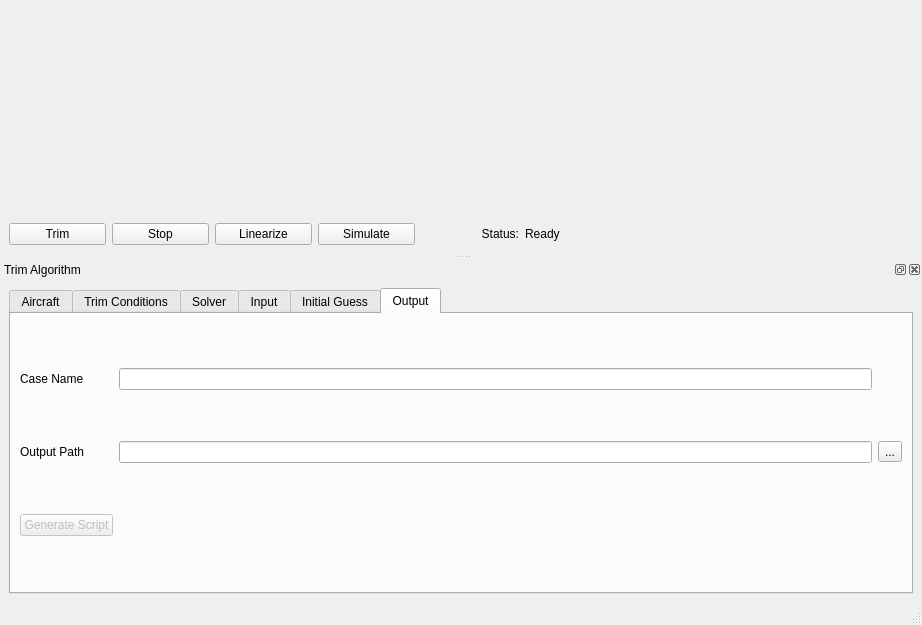
<?xml version="1.0" encoding="UTF-8"?>
<ui version="4.0">
 <class>MainWindow</class>
 <widget class="QMainWindow" name="MainWindow">
  <property name="geometry">
   <rect>
    <x>0</x>
    <y>0</y>
    <width>922</width>
    <height>625</height>
   </rect>
  </property>
  <property name="sizePolicy">
   <sizepolicy hsizetype="Ignored" vsizetype="Ignored">
    <horstretch>0</horstretch>
    <verstretch>0</verstretch>
   </sizepolicy>
  </property>
  <property name="windowTitle">
   <string>JSBSim Trim Program</string>
  </property>
  <widget class="QWidget" name="centralwidget">
   <layout class="QGridLayout" name="gridLayout">
    <item row="0" column="0" colspan="9">
     <widget class="ViewerQT" name="viewer" native="true">
      <property name="sizePolicy">
       <sizepolicy hsizetype="MinimumExpanding" vsizetype="MinimumExpanding">
        <horstretch>0</horstretch>
        <verstretch>0</verstretch>
       </sizepolicy>
      </property>
      <property name="minimumSize">
       <size>
        <width>804</width>
        <height>200</height>
       </size>
      </property>
     </widget>
    </item>
    <item row="1" column="0">
     <widget class="QPushButton" name="pushButton_trim">
      <property name="text">
       <string>Trim</string>
      </property>
     </widget>
    </item>
    <item row="1" column="1">
     <widget class="QPushButton" name="pushButton_stop">
      <property name="text">
       <string>Stop</string>
      </property>
     </widget>
    </item>
    <item row="1" column="2">
     <widget class="QPushButton" name="pushButton_linearize">
      <property name="text">
       <string>Linearize</string>
      </property>
     </widget>
    </item>
    <item row="1" column="5" colspan="4">
     <widget class="QLabel" name="label_status">
      <property name="text">
       <string>Ready</string>
      </property>
     </widget>
    </item>
    <item row="1" column="3">
     <widget class="QPushButton" name="pushButton_simulate">
      <property name="text">
       <string>Simulate</string>
      </property>
     </widget>
    </item>
    <item row="1" column="4">
     <widget class="QLabel" name="label_10">
      <property name="sizePolicy">
       <sizepolicy hsizetype="Minimum" vsizetype="Preferred">
        <horstretch>0</horstretch>
        <verstretch>0</verstretch>
       </sizepolicy>
      </property>
      <property name="text">
       <string>Status:</string>
      </property>
      <property name="alignment">
       <set>Qt::AlignRight|Qt::AlignTrailing|Qt::AlignVCenter</set>
      </property>
     </widget>
    </item>
   </layout>
  </widget>
  <widget class="QStatusBar" name="statusbar"/>
  <widget class="QDockWidget" name="guidanceDock">
   <property name="sizePolicy">
    <sizepolicy hsizetype="MinimumExpanding" vsizetype="MinimumExpanding">
     <horstretch>0</horstretch>
     <verstretch>0</verstretch>
    </sizepolicy>
   </property>
   <property name="minimumSize">
    <size>
     <width>900</width>
     <height>343</height>
    </size>
   </property>
   <property name="windowTitle">
    <string>Trim Algorithm</string>
   </property>
   <attribute name="dockWidgetArea">
    <number>8</number>
   </attribute>
   <widget class="QWidget" name="dockWidgetContents_6">
    <layout class="QGridLayout" name="gridLayout_4">
     <item row="0" column="0">
      <widget class="QTabWidget" name="tabWidget">
       <property name="sizePolicy">
        <sizepolicy hsizetype="MinimumExpanding" vsizetype="MinimumExpanding">
         <horstretch>0</horstretch>
         <verstretch>0</verstretch>
        </sizepolicy>
       </property>
       <property name="minimumSize">
        <size>
         <width>0</width>
         <height>0</height>
        </size>
       </property>
       <property name="currentIndex">
        <number>5</number>
       </property>
       <widget class="QWidget" name="tab_3">
        <attribute name="title">
         <string>Aircraft</string>
        </attribute>
        <layout class="QGridLayout" name="gridLayout_5">
         <item row="0" column="0">
          <widget class="QLabel" name="label_38">
           <property name="sizePolicy">
            <sizepolicy hsizetype="Preferred" vsizetype="Fixed">
             <horstretch>0</horstretch>
             <verstretch>0</verstretch>
            </sizepolicy>
           </property>
           <property name="text">
            <string>Model Sim Rate</string>
           </property>
          </widget>
         </item>
         <item row="0" column="1">
          <widget class="QLineEdit" name="lineEdit_modelSimRate">
           <property name="text">
            <string>120</string>
           </property>
          </widget>
         </item>
         <item row="0" column="2">
          <widget class="QLabel" name="label_39">
           <property name="sizePolicy">
            <sizepolicy hsizetype="Fixed" vsizetype="Fixed">
             <horstretch>0</horstretch>
             <verstretch>0</verstretch>
            </sizepolicy>
           </property>
           <property name="text">
            <string>Hz</string>
           </property>
          </widget>
         </item>
         <item row="1" column="0">
          <widget class="QLabel" name="label_9">
           <property name="sizePolicy">
            <sizepolicy hsizetype="Preferred" vsizetype="Fixed">
             <horstretch>0</horstretch>
             <verstretch>0</verstretch>
            </sizepolicy>
           </property>
           <property name="text">
            <string>Aircraft Name</string>
           </property>
          </widget>
         </item>
         <item row="1" column="1">
          <widget class="QLineEdit" name="lineEdit_aircraft">
           <property name="text">
            <string/>
           </property>
          </widget>
         </item>
         <item row="1" column="2">
          <widget class="QToolButton" name="toolButton_aircraft">
           <property name="text">
            <string>...</string>
           </property>
          </widget>
         </item>
         <item row="2" column="0">
          <widget class="QLabel" name="label_3">
           <property name="sizePolicy">
            <sizepolicy hsizetype="Preferred" vsizetype="Fixed">
             <horstretch>0</horstretch>
             <verstretch>0</verstretch>
            </sizepolicy>
           </property>
           <property name="text">
            <string>Aircraft Path</string>
           </property>
          </widget>
         </item>
         <item row="2" column="1">
          <widget class="QLineEdit" name="lineEdit_aircraftPath">
           <property name="text">
            <string/>
           </property>
          </widget>
         </item>
         <item row="2" column="2">
          <widget class="QToolButton" name="toolButton_aircraftPath">
           <property name="text">
            <string>...</string>
           </property>
          </widget>
         </item>
         <item row="3" column="0">
          <widget class="QLabel" name="label_2">
           <property name="sizePolicy">
            <sizepolicy hsizetype="Preferred" vsizetype="Fixed">
             <horstretch>0</horstretch>
             <verstretch>0</verstretch>
            </sizepolicy>
           </property>
           <property name="text">
            <string>Engine Path</string>
           </property>
          </widget>
         </item>
         <item row="4" column="0">
          <widget class="QLabel" name="label_4">
           <property name="sizePolicy">
            <sizepolicy hsizetype="Preferred" vsizetype="Fixed">
             <horstretch>0</horstretch>
             <verstretch>0</verstretch>
            </sizepolicy>
           </property>
           <property name="text">
            <string>Systems Path</string>
           </property>
          </widget>
         </item>
         <item row="5" column="0">
          <widget class="QLabel" name="label_5">
           <property name="sizePolicy">
            <sizepolicy hsizetype="Preferred" vsizetype="Fixed">
             <horstretch>0</horstretch>
             <verstretch>0</verstretch>
            </sizepolicy>
           </property>
           <property name="text">
            <string>Initialization Script</string>
           </property>
          </widget>
         </item>
         <item row="3" column="1">
          <widget class="QLineEdit" name="lineEdit_enginePath">
           <property name="text">
            <string/>
           </property>
          </widget>
         </item>
         <item row="4" column="1">
          <widget class="QLineEdit" name="lineEdit_systemsPath">
           <property name="text">
            <string/>
           </property>
          </widget>
         </item>
         <item row="5" column="1">
          <widget class="QLineEdit" name="lineEdit_initScript">
           <property name="text">
            <string/>
           </property>
          </widget>
         </item>
         <item row="3" column="2">
          <widget class="QToolButton" name="toolButton_enginePath">
           <property name="text">
            <string>...</string>
           </property>
          </widget>
         </item>
         <item row="4" column="2">
          <widget class="QToolButton" name="toolButton_systemsPath">
           <property name="text">
            <string>...</string>
           </property>
          </widget>
         </item>
         <item row="5" column="2">
          <widget class="QToolButton" name="toolButton_initScript">
           <property name="text">
            <string>...</string>
           </property>
          </widget>
         </item>
        </layout>
       </widget>
       <widget class="QWidget" name="tab">
        <attribute name="title">
         <string>Trim Conditions</string>
        </attribute>
        <layout class="QGridLayout" name="gridLayout_2">
         <item row="0" column="9">
          <widget class="QLabel" name="label_40">
           <property name="sizePolicy">
            <sizepolicy hsizetype="Preferred" vsizetype="Fixed">
             <horstretch>0</horstretch>
             <verstretch>0</verstretch>
            </sizepolicy>
           </property>
           <property name="text">
            <string>altitude</string>
           </property>
          </widget>
         </item>
         <item row="0" column="10">
          <widget class="QLineEdit" name="lineEdit_altitude">
           <property name="text">
            <string>1000</string>
           </property>
          </widget>
         </item>
         <item row="5" column="9">
          <widget class="QCheckBox" name="checkBox_variablePropPitch">
           <property name="text">
            <string>variable prop pitch</string>
           </property>
          </widget>
         </item>
         <item row="1" column="9">
          <widget class="QLabel" name="label_42">
           <property name="sizePolicy">
            <sizepolicy hsizetype="Preferred" vsizetype="Fixed">
             <horstretch>0</horstretch>
             <verstretch>0</verstretch>
            </sizepolicy>
           </property>
           <property name="text">
            <string>flight path angle</string>
           </property>
          </widget>
         </item>
         <item row="1" column="11">
          <widget class="QLabel" name="label_43">
           <property name="sizePolicy">
            <sizepolicy hsizetype="Preferred" vsizetype="Fixed">
             <horstretch>0</horstretch>
             <verstretch>0</verstretch>
            </sizepolicy>
           </property>
           <property name="text">
            <string>deg</string>
           </property>
          </widget>
         </item>
         <item row="3" column="9">
          <widget class="QLabel" name="label_45">
           <property name="sizePolicy">
            <sizepolicy hsizetype="Preferred" vsizetype="Fixed">
             <horstretch>0</horstretch>
             <verstretch>0</verstretch>
            </sizepolicy>
           </property>
           <property name="text">
            <string>flap position</string>
           </property>
          </widget>
         </item>
         <item row="3" column="10">
          <widget class="QLineEdit" name="lineEdit_flapPos">
           <property name="text">
            <string>1</string>
           </property>
          </widget>
         </item>
         <item row="3" column="11">
          <widget class="QLabel" name="label_46">
           <property name="sizePolicy">
            <sizepolicy hsizetype="Preferred" vsizetype="Fixed">
             <horstretch>0</horstretch>
             <verstretch>0</verstretch>
            </sizepolicy>
           </property>
           <property name="text">
            <string>normalized</string>
           </property>
          </widget>
         </item>
         <item row="0" column="7">
          <spacer name="horizontalSpacer">
           <property name="orientation">
            <enum>Qt::Horizontal</enum>
           </property>
           <property name="sizeType">
            <enum>QSizePolicy::Minimum</enum>
           </property>
           <property name="sizeHint" stdset="0">
            <size>
             <width>40</width>
             <height>20</height>
            </size>
           </property>
          </spacer>
         </item>
         <item row="0" column="11">
          <widget class="QLabel" name="label_41">
           <property name="sizePolicy">
            <sizepolicy hsizetype="Preferred" vsizetype="Fixed">
             <horstretch>0</horstretch>
             <verstretch>0</verstretch>
            </sizepolicy>
           </property>
           <property name="text">
            <string>ft</string>
           </property>
          </widget>
         </item>
         <item row="1" column="10">
          <widget class="QLineEdit" name="lineEdit_gamma">
           <property name="text">
            <string>0</string>
           </property>
          </widget>
         </item>
         <item row="0" column="0">
          <widget class="QLabel" name="label">
           <property name="sizePolicy">
            <sizepolicy hsizetype="Preferred" vsizetype="Fixed">
             <horstretch>0</horstretch>
             <verstretch>0</verstretch>
            </sizepolicy>
           </property>
           <property name="text">
            <string>velocity</string>
           </property>
          </widget>
         </item>
         <item row="0" column="4">
          <widget class="QLineEdit" name="lineEdit_velocity">
           <property name="text">
            <string>40</string>
           </property>
          </widget>
         </item>
         <item row="0" column="6">
          <widget class="QLabel" name="label_11">
           <property name="sizePolicy">
            <sizepolicy hsizetype="Preferred" vsizetype="Fixed">
             <horstretch>0</horstretch>
             <verstretch>0</verstretch>
            </sizepolicy>
           </property>
           <property name="text">
            <string>ft/s</string>
           </property>
          </widget>
         </item>
         <item row="1" column="0">
          <widget class="QLabel" name="label_6">
           <property name="sizePolicy">
            <sizepolicy hsizetype="Preferred" vsizetype="Fixed">
             <horstretch>0</horstretch>
             <verstretch>0</verstretch>
            </sizepolicy>
           </property>
           <property name="text">
            <string>roll rate</string>
           </property>
          </widget>
         </item>
         <item row="1" column="4">
          <widget class="QLineEdit" name="lineEdit_rollRate">
           <property name="text">
            <string>0</string>
           </property>
          </widget>
         </item>
         <item row="1" column="6">
          <widget class="QLabel" name="label_12">
           <property name="sizePolicy">
            <sizepolicy hsizetype="Preferred" vsizetype="Fixed">
             <horstretch>0</horstretch>
             <verstretch>0</verstretch>
            </sizepolicy>
           </property>
           <property name="text">
            <string>rad/s</string>
           </property>
          </widget>
         </item>
         <item row="3" column="0">
          <widget class="QLabel" name="label_7">
           <property name="sizePolicy">
            <sizepolicy hsizetype="Preferred" vsizetype="Fixed">
             <horstretch>0</horstretch>
             <verstretch>0</verstretch>
            </sizepolicy>
           </property>
           <property name="text">
            <string>pitch rate</string>
           </property>
          </widget>
         </item>
         <item row="3" column="4">
          <widget class="QLineEdit" name="lineEdit_pitchRate">
           <property name="text">
            <string>0</string>
           </property>
          </widget>
         </item>
         <item row="3" column="6">
          <widget class="QLabel" name="label_13">
           <property name="text">
            <string>rad/s</string>
           </property>
          </widget>
         </item>
         <item row="5" column="6">
          <widget class="QLabel" name="label_14">
           <property name="sizePolicy">
            <sizepolicy hsizetype="Preferred" vsizetype="Fixed">
             <horstretch>0</horstretch>
             <verstretch>0</verstretch>
            </sizepolicy>
           </property>
           <property name="text">
            <string>rad/s</string>
           </property>
          </widget>
         </item>
         <item row="5" column="4">
          <widget class="QLineEdit" name="lineEdit_yawRate">
           <property name="text">
            <string>0</string>
           </property>
          </widget>
         </item>
         <item row="5" column="0">
          <widget class="QLabel" name="label_8">
           <property name="sizePolicy">
            <sizepolicy hsizetype="Preferred" vsizetype="Fixed">
             <horstretch>0</horstretch>
             <verstretch>0</verstretch>
            </sizepolicy>
           </property>
           <property name="text">
            <string>yaw rate</string>
           </property>
          </widget>
         </item>
         <item row="5" column="10">
          <widget class="QCheckBox" name="checkBox_stabAxisRoll">
           <property name="text">
            <string>stability axis roll</string>
           </property>
           <property name="checkable">
            <bool>true</bool>
           </property>
           <property name="checked">
            <bool>true</bool>
           </property>
          </widget>
         </item>
        </layout>
       </widget>
       <widget class="QWidget" name="tab_2">
        <attribute name="title">
         <string>Solver</string>
        </attribute>
        <layout class="QGridLayout" name="gridLayout_6">
         <item row="0" column="0">
          <widget class="QLabel" name="label_20">
           <property name="text">
            <string>relative tolerance</string>
           </property>
          </widget>
         </item>
         <item row="1" column="0">
          <widget class="QLabel" name="label_21">
           <property name="text">
            <string>absolute tolerance</string>
           </property>
          </widget>
         </item>
         <item row="2" column="0">
          <widget class="QLabel" name="label_22">
           <property name="text">
            <string>convergence relative step size</string>
           </property>
          </widget>
         </item>
         <item row="1" column="1" colspan="2">
          <widget class="QLineEdit" name="lineEdit_abstol">
           <property name="text">
            <string>1e-2</string>
           </property>
          </widget>
         </item>
         <item row="2" column="1" colspan="2">
          <widget class="QLineEdit" name="lineEdit_speed">
           <property name="text">
            <string>1.1</string>
           </property>
          </widget>
         </item>
         <item row="7" column="0">
          <widget class="QCheckBox" name="checkBox_pause">
           <property name="text">
            <string>pause </string>
           </property>
          </widget>
         </item>
         <item row="0" column="1" colspan="2">
          <widget class="QLineEdit" name="lineEdit_rtol">
           <property name="text">
            <string>1e-4</string>
           </property>
          </widget>
         </item>
         <item row="7" column="1">
          <widget class="QCheckBox" name="checkBox_showSimplex">
           <property name="text">
            <string>show simplex</string>
           </property>
          </widget>
         </item>
         <item row="7" column="2">
          <widget class="QCheckBox" name="checkBox_showConvergence">
           <property name="text">
            <string>show convergence</string>
           </property>
           <property name="checked">
            <bool>true</bool>
           </property>
          </widget>
         </item>
         <item row="0" column="4">
          <widget class="QLabel" name="label_34">
           <property name="text">
            <string>debug level</string>
           </property>
          </widget>
         </item>
         <item row="0" column="5">
          <widget class="QComboBox" name="comboBox_debugLevel">
           <item>
            <property name="text">
             <string>0</string>
            </property>
           </item>
           <item>
            <property name="text">
             <string>1</string>
            </property>
           </item>
           <item>
            <property name="text">
             <string>2</string>
            </property>
           </item>
          </widget>
         </item>
         <item row="1" column="4">
          <widget class="QLabel" name="label_23">
           <property name="text">
            <string>max iterations</string>
           </property>
          </widget>
         </item>
         <item row="1" column="5">
          <widget class="QLineEdit" name="lineEdit_iterMax">
           <property name="text">
            <string>2000</string>
           </property>
          </widget>
         </item>
         <item row="2" column="4">
          <widget class="QLabel" name="label_44">
           <property name="text">
            <string>randomization factor</string>
           </property>
          </widget>
         </item>
         <item row="2" column="5">
          <widget class="QLineEdit" name="lineEdit_random">
           <property name="text">
            <string>0</string>
           </property>
          </widget>
         </item>
         <item row="0" column="3">
          <spacer name="horizontalSpacer_2">
           <property name="orientation">
            <enum>Qt::Horizontal</enum>
           </property>
           <property name="sizeHint" stdset="0">
            <size>
             <width>40</width>
             <height>20</height>
            </size>
           </property>
          </spacer>
         </item>
        </layout>
       </widget>
       <widget class="QWidget" name="tab_6">
        <attribute name="title">
         <string>Input</string>
        </attribute>
        <layout class="QGridLayout" name="gridLayout_8">
         <item row="3" column="3">
          <widget class="QToolButton" name="toolButton">
           <property name="text">
            <string>...</string>
           </property>
          </widget>
         </item>
         <item row="3" column="0">
          <widget class="QLabel" name="label_36">
           <property name="text">
            <string>joystick device</string>
           </property>
          </widget>
         </item>
         <item row="3" column="1">
          <widget class="QLineEdit" name="lineEdit_joystick">
           <property name="enabled">
            <bool>false</bool>
           </property>
           <property name="text">
            <string>/dev/input/js0</string>
           </property>
          </widget>
         </item>
         <item row="1" column="0">
          <widget class="QCheckBox" name="checkBox_joystickEnabled">
           <property name="enabled">
            <bool>false</bool>
           </property>
           <property name="text">
            <string>joystick enabled</string>
           </property>
          </widget>
         </item>
        </layout>
       </widget>
       <widget class="QWidget" name="tab_4">
        <attribute name="title">
         <string>Initial Guess</string>
        </attribute>
        <layout class="QGridLayout" name="gridLayout_7">
         <item row="1" column="0">
          <widget class="QLabel" name="label_15">
           <property name="text">
            <string>Throttle</string>
           </property>
          </widget>
         </item>
         <item row="6" column="0">
          <widget class="QLabel" name="label_17">
           <property name="text">
            <string>Alpha</string>
           </property>
          </widget>
         </item>
         <item row="7" column="0">
          <widget class="QLabel" name="label_19">
           <property name="text">
            <string>Beta</string>
           </property>
          </widget>
         </item>
         <item row="1" column="1">
          <widget class="QLineEdit" name="lineEdit_throttleGuess">
           <property name="text">
            <string>50</string>
           </property>
          </widget>
         </item>
         <item row="3" column="1">
          <widget class="QLineEdit" name="lineEdit_aileronGuess">
           <property name="text">
            <string>0</string>
           </property>
          </widget>
         </item>
         <item row="5" column="1">
          <widget class="QLineEdit" name="lineEdit_elevatorGuess">
           <property name="text">
            <string>0</string>
           </property>
          </widget>
         </item>
         <item row="6" column="1">
          <widget class="QLineEdit" name="lineEdit_alphaGuess">
           <property name="text">
            <string>0</string>
           </property>
          </widget>
         </item>
         <item row="7" column="1">
          <widget class="QLineEdit" name="lineEdit_betaGuess">
           <property name="text">
            <string>0</string>
           </property>
          </widget>
         </item>
         <item row="1" column="5">
          <widget class="QLabel" name="label_24">
           <property name="text">
            <string>%</string>
           </property>
          </widget>
         </item>
         <item row="3" column="5">
          <widget class="QLabel" name="label_25">
           <property name="text">
            <string>%</string>
           </property>
          </widget>
         </item>
         <item row="5" column="5">
          <widget class="QLabel" name="label_26">
           <property name="text">
            <string>%</string>
           </property>
          </widget>
         </item>
         <item row="6" column="5">
          <widget class="QLabel" name="label_27">
           <property name="text">
            <string>deg</string>
           </property>
          </widget>
         </item>
         <item row="7" column="5">
          <widget class="QLabel" name="label_28">
           <property name="text">
            <string>deg</string>
           </property>
          </widget>
         </item>
         <item row="1" column="2">
          <widget class="QLineEdit" name="lineEdit_throttleMin">
           <property name="text">
            <string>0</string>
           </property>
          </widget>
         </item>
         <item row="3" column="2">
          <widget class="QLineEdit" name="lineEdit_aileronMin">
           <property name="text">
            <string>0</string>
           </property>
          </widget>
         </item>
         <item row="5" column="2">
          <widget class="QLineEdit" name="lineEdit_elevatorMin">
           <property name="text">
            <string>-100</string>
           </property>
          </widget>
         </item>
         <item row="6" column="2">
          <widget class="QLineEdit" name="lineEdit_alphaMin">
           <property name="text">
            <string>-10</string>
           </property>
          </widget>
         </item>
         <item row="7" column="2">
          <widget class="QLineEdit" name="lineEdit_betaMin">
           <property name="text">
            <string>-10</string>
           </property>
          </widget>
         </item>
         <item row="1" column="3">
          <widget class="QLineEdit" name="lineEdit_throttleMax">
           <property name="text">
            <string>100</string>
           </property>
          </widget>
         </item>
         <item row="3" column="3">
          <widget class="QLineEdit" name="lineEdit_aileronMax">
           <property name="text">
            <string>0</string>
           </property>
          </widget>
         </item>
         <item row="5" column="3">
          <widget class="QLineEdit" name="lineEdit_elevatorMax">
           <property name="text">
            <string>100</string>
           </property>
          </widget>
         </item>
         <item row="6" column="3">
          <widget class="QLineEdit" name="lineEdit_alphaMax">
           <property name="text">
            <string>20</string>
           </property>
          </widget>
         </item>
         <item row="7" column="3">
          <widget class="QLineEdit" name="lineEdit_betaMax">
           <property name="text">
            <string>5</string>
           </property>
          </widget>
         </item>
         <item row="5" column="0">
          <widget class="QLabel" name="label_16">
           <property name="text">
            <string>Elevator</string>
           </property>
          </widget>
         </item>
         <item row="3" column="0">
          <widget class="QLabel" name="label_18">
           <property name="text">
            <string>Aileron</string>
           </property>
          </widget>
         </item>
         <item row="4" column="0">
          <widget class="QLabel" name="label_32">
           <property name="text">
            <string>Rudder</string>
           </property>
          </widget>
         </item>
         <item row="4" column="1">
          <widget class="QLineEdit" name="lineEdit_rudderGuess">
           <property name="text">
            <string>0</string>
           </property>
          </widget>
         </item>
         <item row="4" column="2">
          <widget class="QLineEdit" name="lineEdit_rudderMin">
           <property name="text">
            <string>-100</string>
           </property>
          </widget>
         </item>
         <item row="4" column="3">
          <widget class="QLineEdit" name="lineEdit_rudderMax">
           <property name="text">
            <string>100</string>
           </property>
          </widget>
         </item>
         <item row="4" column="5">
          <widget class="QLabel" name="label_33">
           <property name="text">
            <string>%</string>
           </property>
          </widget>
         </item>
         <item row="1" column="4">
          <widget class="QLineEdit" name="lineEdit_throttleInitialStepSize">
           <property name="text">
            <string>20</string>
           </property>
          </widget>
         </item>
         <item row="3" column="4">
          <widget class="QLineEdit" name="lineEdit_aileronInitialStepSize">
           <property name="text">
            <string>10</string>
           </property>
          </widget>
         </item>
         <item row="4" column="4">
          <widget class="QLineEdit" name="lineEdit_rudderInitialStepSize">
           <property name="text">
            <string>10</string>
           </property>
          </widget>
         </item>
         <item row="5" column="4">
          <widget class="QLineEdit" name="lineEdit_elevatorInitialStepSize">
           <property name="text">
            <string>10</string>
           </property>
          </widget>
         </item>
         <item row="6" column="4">
          <widget class="QLineEdit" name="lineEdit_alphaInitialStepSize">
           <property name="text">
            <string>10</string>
           </property>
          </widget>
         </item>
         <item row="7" column="4">
          <widget class="QLineEdit" name="lineEdit_betaInitialStepSize">
           <property name="text">
            <string>5</string>
           </property>
          </widget>
         </item>
         <item row="0" column="3">
          <widget class="QLabel" name="label_31">
           <property name="sizePolicy">
            <sizepolicy hsizetype="Minimum" vsizetype="Fixed">
             <horstretch>0</horstretch>
             <verstretch>0</verstretch>
            </sizepolicy>
           </property>
           <property name="text">
            <string>Upper Bound</string>
           </property>
          </widget>
         </item>
         <item row="0" column="1">
          <widget class="QLabel" name="label_29">
           <property name="sizePolicy">
            <sizepolicy hsizetype="Minimum" vsizetype="Fixed">
             <horstretch>0</horstretch>
             <verstretch>0</verstretch>
            </sizepolicy>
           </property>
           <property name="minimumSize">
            <size>
             <width>0</width>
             <height>0</height>
            </size>
           </property>
           <property name="text">
            <string>Guess</string>
           </property>
          </widget>
         </item>
         <item row="0" column="4">
          <widget class="QLabel" name="label_37">
           <property name="sizePolicy">
            <sizepolicy hsizetype="Minimum" vsizetype="Fixed">
             <horstretch>0</horstretch>
             <verstretch>0</verstretch>
            </sizepolicy>
           </property>
           <property name="text">
            <string>Initial Step Size</string>
           </property>
          </widget>
         </item>
         <item row="0" column="2">
          <widget class="QLabel" name="label_30">
           <property name="sizePolicy">
            <sizepolicy hsizetype="Minimum" vsizetype="Fixed">
             <horstretch>0</horstretch>
             <verstretch>0</verstretch>
            </sizepolicy>
           </property>
           <property name="minimumSize">
            <size>
             <width>0</width>
             <height>0</height>
            </size>
           </property>
           <property name="text">
            <string>Lower Bound</string>
           </property>
          </widget>
         </item>
        </layout>
       </widget>
       <widget class="QWidget" name="tab_5">
        <attribute name="title">
         <string>Output</string>
        </attribute>
        <layout class="QGridLayout" name="gridLayout_3">
         <item row="1" column="1">
          <widget class="QLabel" name="label_35">
           <property name="text">
            <string>Output Path</string>
           </property>
          </widget>
         </item>
         <item row="1" column="2">
          <widget class="QLineEdit" name="lineEdit_outputPath"/>
         </item>
         <item row="1" column="3">
          <widget class="QToolButton" name="toolButton_outputPath">
           <property name="text">
            <string>...</string>
           </property>
          </widget>
         </item>
         <item row="2" column="1">
          <widget class="QPushButton" name="pushButton">
           <property name="enabled">
            <bool>false</bool>
           </property>
           <property name="text">
            <string>Generate Script</string>
           </property>
          </widget>
         </item>
         <item row="0" column="1">
          <widget class="QLabel" name="label_47">
           <property name="text">
            <string>Case Name</string>
           </property>
          </widget>
         </item>
         <item row="0" column="2">
          <widget class="QLineEdit" name="lineEdit_caseName"/>
         </item>
        </layout>
       </widget>
      </widget>
     </item>
    </layout>
   </widget>
  </widget>
  <action name="actionQuit">
   <property name="text">
    <string>Quit</string>
   </property>
  </action>
  <action name="actionLoad_Map">
   <property name="text">
    <string>Load Map</string>
   </property>
  </action>
 </widget>
 <customwidgets>
  <customwidget>
   <class>ViewerQT</class>
   <extends>QWidget</extends>
   <header>arkosg/QOSGAdapterWidget.hpp</header>
   <container>1</container>
  </customwidget>
 </customwidgets>
 <resources/>
 <connections>
  <connection>
   <sender>actionQuit</sender>
   <signal>triggered()</signal>
   <receiver>MainWindow</receiver>
   <slot>close()</slot>
   <hints>
    <hint type="sourcelabel">
     <x>-1</x>
     <y>-1</y>
    </hint>
    <hint type="destinationlabel">
     <x>311</x>
     <y>461</y>
    </hint>
   </hints>
  </connection>
 </connections>
</ui>
